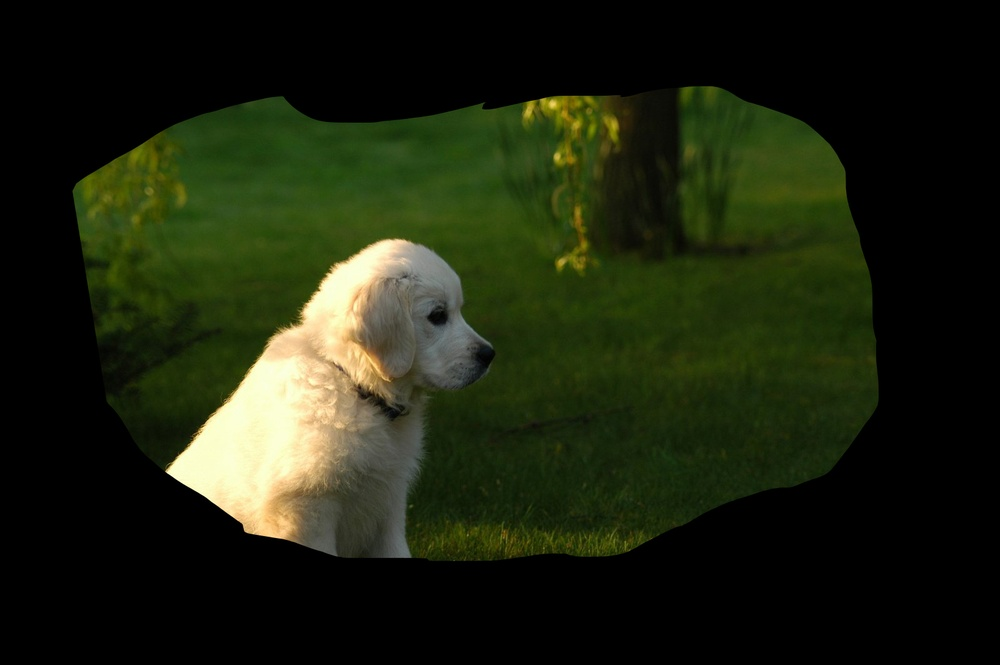
#> input picture ImageSnipper-Backend/ImageSnipper-Backend/wwwroot/images/1.jpg, 1000 x 665 px, shrunk from 1599 x 1063 before the run
$ python pycrop.py ../../ImageSnipper-Backend/ImageSnipper-Backend/wwwroot/images/1.jpg out.png
#> lines starting #> are read from the running program, lines starting #| are printed output that depends on the picture
import argparse
import cv2
import numpy as np


def do_work(src_path, dest_path):
#> called with dest_path = 'out.png'
    image = cv2.imread(src_path)  # reads original image from src_path
#> image is the input picture: shape (665, 1000, 3); mean B, G, R 15, 34.6, 28.5
    image = crop_black_borders(image, 0)  # crop black borders using a tolerance value
    cv2.imwrite(dest_path, image)  # creates cropped image into dest_path
    print('Cropped image saved in: ' + dest_path)


def crop_black_borders(image, tolerance):
#> called with tolerance = 0
    if len(image.shape) == 3:
        flat_img = np.max(image, 2)
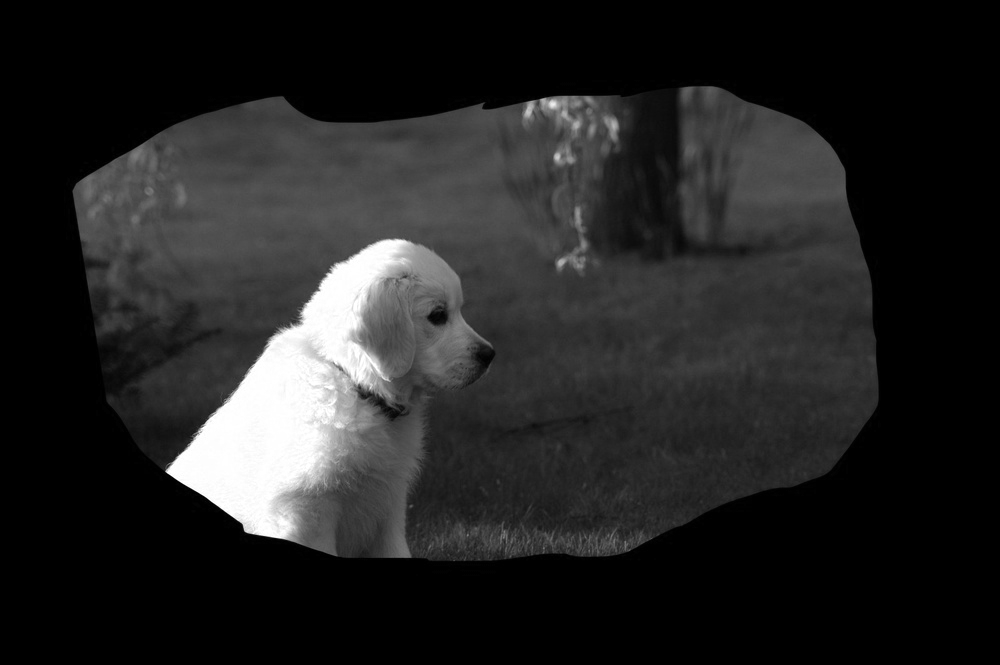
#> flat_img: shape (665, 1000); min 0, max 255, mean 35.6
    else:
        flat_img = image
    assert len(flat_img.shape) == 2

    rows = np.where(np.max(flat_img, 0) > tolerance)[0]
#> rows = 818 values from 64 to 881
    if rows.size:
        cols = np.where(np.max(flat_img, 1) > tolerance)[0]
#> cols = 496 values from 79 to 575
        image = image[cols[0]: cols[-1] + 1, rows[0]: rows[-1] + 1]
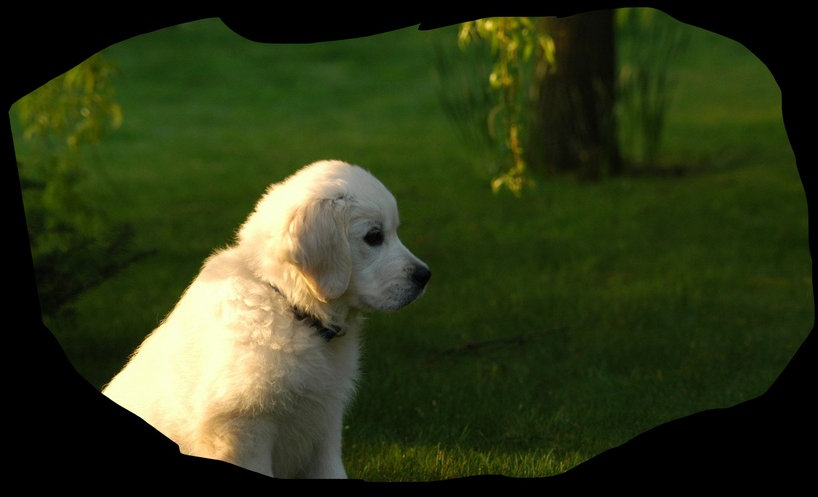
#> image: shape (497, 818, 3); mean of channels 0, 1, 2 24.6, 56.6, 46.7; drawn as B, G, R
    else:
        image = image[:1, :1]

    return image


if __name__ == "__main__":
    parser = argparse.ArgumentParser(
        description='Cuts black border of an image given as argument and saves it as another image whose path is also given as argument')
    parser.add_argument("src_path", help="Full path to the source image.")
    parser.add_argument("dest_path", help="Full path to the result image.")
    args = parser.parse_args()
    do_work(args.src_path, args.dest_path)
